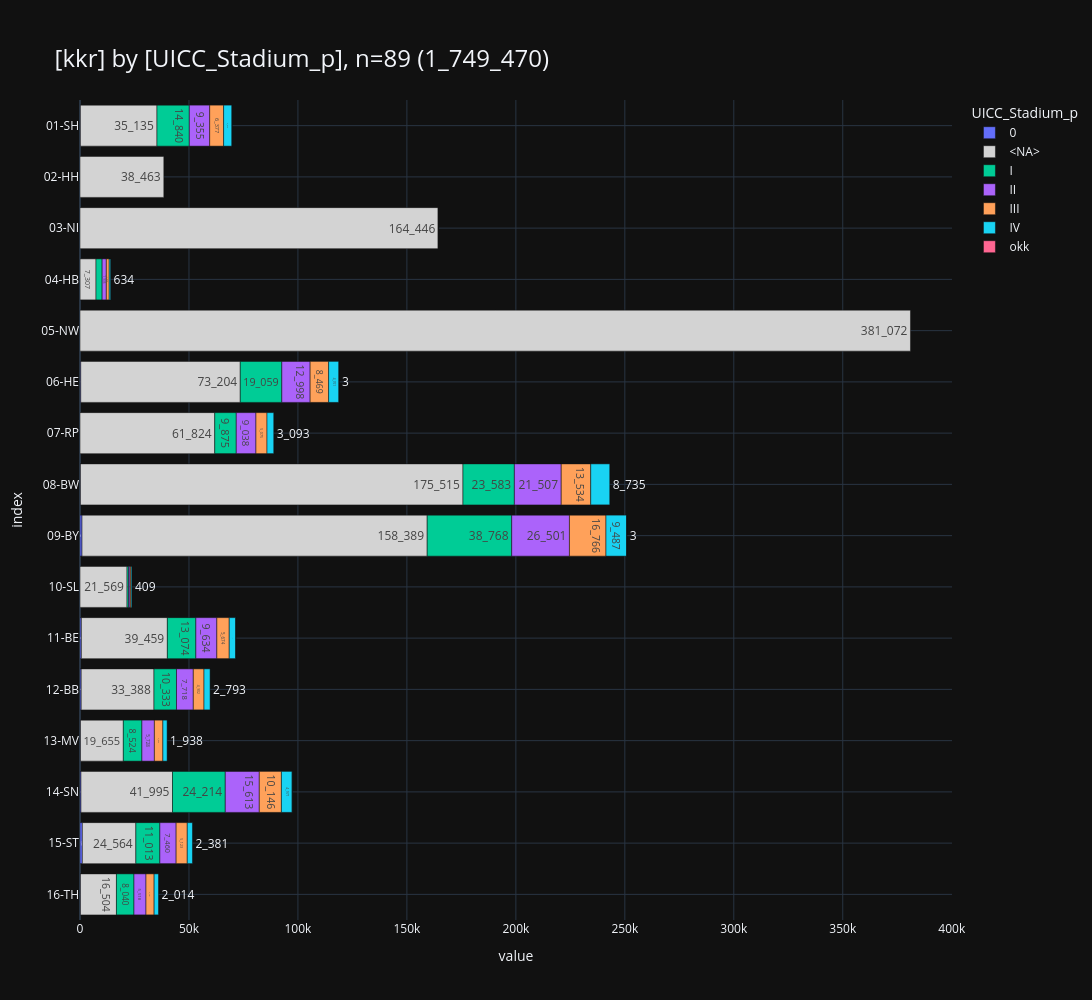
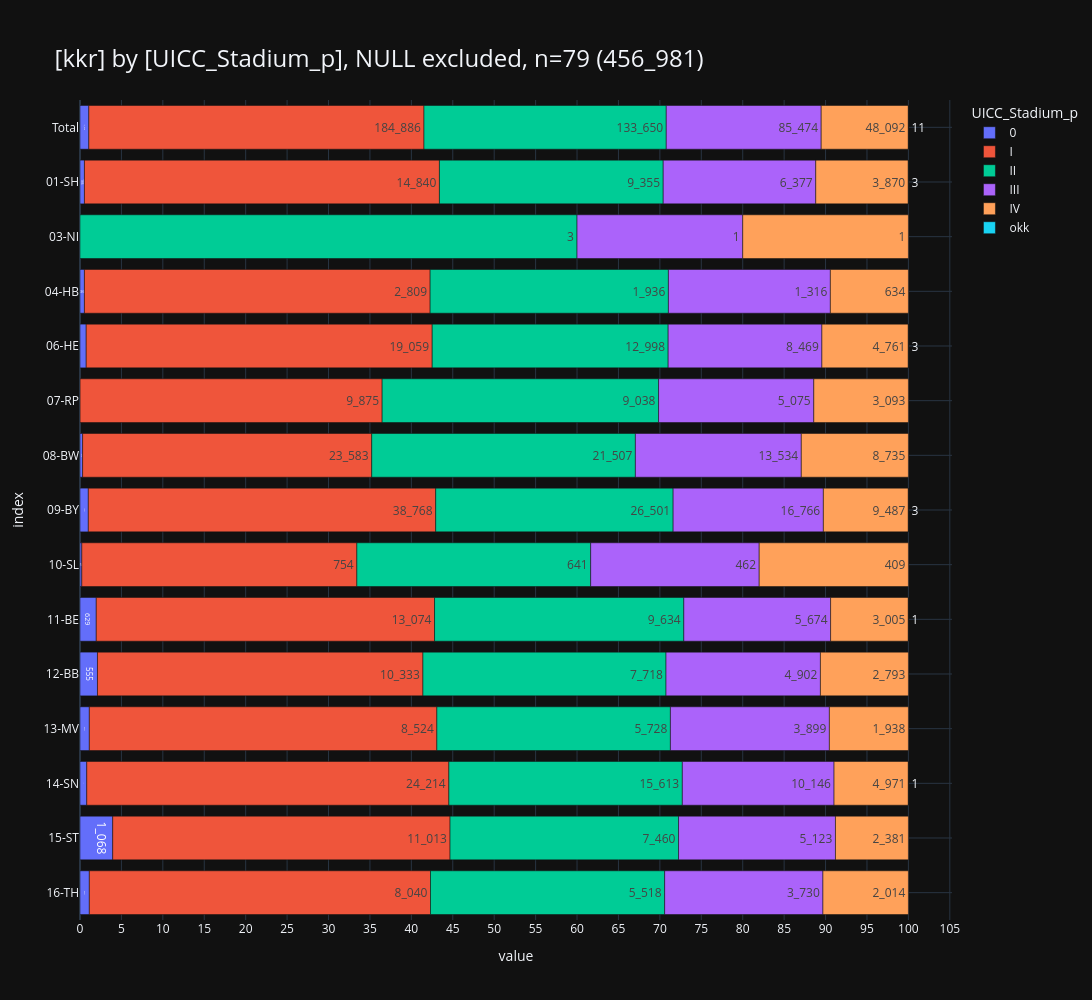

The notebook cell saved with these charts, in order:
### Markdown cell above
<br>

### <a id='toc1_7_1_'></a>[UICC (p)](#toc0_)
- **Filter: `DJ` = 2020-2023, `DCO` = N, `ICD10` nur solide Tumoren** (_solide Tumoren_ schliesst folgende Diagnosen _aus_: C44, C70-C72, C76-C97, alle D)
- nach den absoluten Werten ist auch die relative Verteilung gegeben unter Ausschluss der hohen Zahl an UICC missings
- die Variable wird in den meisten kkr selbst gebildet. Für GTDS Länder ist dafür ein Standard definiert  

> 💡 `NI`: _"UICC-Stadium: In Tristan ist die Implementierung zur automatisierten Ermittlung des UICC-Stadiums ausstehend. Bis zur Umsetzung der Implementierung wird das KKN **keine gesonderte Berechnung** des UICC-Stadiums vornehmen, liefert aber die Werte, die gemeldet worden sind"_  

> 💡 `HH`: _"Komplett fehlende UICC-Stadien: Teilweise bei uns unter **weitere Klassifikationen** zu finden und erst ab 2023 in einem eigenen Feld. UICC nach TNM-8 ist noch nicht vollständig in unserer Datenbank berechnet."_

### Code cell
_tu=show_vars(2, grouper_reg.KKR.value, show=False, filter=fil_dy_no_solid_no_dco)
_=pls.plot_stacked_bars(_tu, swap=False, orientation='h', show_total=False, relative=False, height=1000)
_=pls.plot_stacked_bars(_tu, swap=False, orientation='h', show_total=True, relative=True, height=1000, dropna=True)

# todo (DCN in klin. epi Fällen für GKR länder) pro DJ

### Figure 1 — Plotly figure (JSON) as saved in the notebook; plotly's stock layout.template omitted (floating-point values rounded to 4 significant figures)
{"data": [{"hovertemplate": "col=0<br>value=%{x}<br>index=%{y}<br>cnt_str=%{text}<extra></extra>", "legendgroup": "0", "marker": {"color": "#636EFA", "pattern": {"shape": ""}}, "name": "0", "orientation": "h", "showlegend": true, "text": ["186", "36", "342", "3", "213", "929", "5", "629", "555", "229", "453", "1_068", "220"], "textposition": "auto", "type": "bar", "x": [186, 36, 342, 3, 213, 929, 5, 629, 555, 229, 453, 1068, 220], "xaxis": "x", "y": ["01-SH", "04-HB", "06-HE", "07-RP", "08-BW", "09-BY", "10-SL", "11-BE", "12-BB", "13-MV", "14-SN", "15-ST", "16-TH"], "yaxis": "y"}, {"hovertemplate": "col=<NA><br>value=%{x}<br>index=%{y}<br>cnt_str=%{text}<extra></extra>", "legendgroup": "<NA>", "marker": {"color": "lightgray", "pattern": {"shape": ""}}, "name": "<NA>", "orientation": "h", "showlegend": true, "text": ["35_135", "38_463", "164_446", "7_307", "381_072", "73_204", "61_824", "175_515", "158_389", "21_569", "39_459", "33_388", "19_655", "41_995", "24_564", "16_504"], "textposition": "auto", "type": "bar", "x": [35135, 38463, 164446, 7307, 381072, 73204, 61824, 175515, 158389, 21569, 39459, 33388, 19655, 41995, 24564, 16504], "xaxis": "x", "y": ["01-SH", "02-HH", "03-NI", "04-HB", "05-NW", "06-HE", "07-RP", "08-BW", "09-BY", "10-SL", "11-BE", "12-BB", "13-MV", "14-SN", "15-ST", "16-TH"], "yaxis": "y"}, {"hovertemplate": "col=I<br>value=%{x}<br>index=%{y}<br>cnt_str=%{text}<extra></extra>", "legendgroup": "I", "marker": {"color": "#00CC96", "pattern": {"shape": ""}}, "name": "I", "orientation": "h", "showlegend": true, "text": ["14_840", "2_809", "19_059", "9_875", "23_583", "38_768", "754", "13_074", "10_333", "8_524", "24_214", "11_013", "8_040"], "textposition": "auto", "type": "bar", "x": [14840, 2809, 19059, 9875, 23583, 38768, 754, 13074, 10333, 8524, 24214, 11013, 8040], "xaxis": "x", "y": ["01-SH", "04-HB", "06-HE", "07-RP", "08-BW", "09-BY", "10-SL", "11-BE", "12-BB", "13-MV", "14-SN", "15-ST", "16-TH"], "yaxis": "y"}, {"hovertemplate": "col=II<br>value=%{x}<br>index=%{y}<br>cnt_str=%{text}<extra></extra>", "legendgroup": "II", "marker": {"color": "#AB63FA", "pattern": {"shape": ""}}, "name": "II", "orientation": "h", "showlegend": true, "text": ["9_355", "3", "1_936", "12_998", "9_038", "21_507", "26_501", "641", "9_634", "7_718", "5_728", "15_613", "7_460", "5_518"], "textposition": "auto", "type": "bar", "x": [9355, 3, 1936, 12998, 9038, 21507, 26501, 641, 9634, 7718, 5728, 15613, 7460, 5518], "xaxis": "x", "y": ["01-SH", "03-NI", "04-HB", "06-HE", "07-RP", "08-BW", "09-BY", "10-SL", "11-BE", "12-BB", "13-MV", "14-SN", "15-ST", "16-TH"], "yaxis": "y"}, {"hovertemplate": "col=III<br>value=%{x}<br>index=%{y}<br>cnt_str=%{text}<extra></extra>", "legendgroup": "III", "marker": {"color": "#FFA15A", "pattern": {"shape": ""}}, "name": "III", "orientation": "h", "showlegend": true, "text": ["6_377", "1", "1_316", "8_469", "5_075", "13_534", "16_766", "462", "5_674", "4_902", "3_899", "10_146", "5_123", "3_730"], "textposition": "auto", "type": "bar", "x": [6377, 1, 1316, 8469, 5075, 13534, 16766, 462, 5674, 4902, 3899, 10146, 5123, 3730], "xaxis": "x", "y": ["01-SH", "03-NI", "04-HB", "06-HE", "07-RP", "08-BW", "09-BY", "10-SL", "11-BE", "12-BB", "13-MV", "14-SN", "15-ST", "16-TH"], "yaxis": "y"}, {"hovertemplate": "col=IV<br>value=%{x}<br>index=%{y}<br>cnt_str=%{text}<extra></extra>", "legendgroup": "IV", "marker": {"color": "#19D3F3", "pattern": {"shape": ""}}, "name": "IV", "orientation": "h", "showlegend": true, "text": ["3_870", "1", "634", "4_761", "3_093", "8_735", "9_487", "409", "3_005", "2_793", "1_938", "4_971", "2_381", "2_014"], "textposition": "auto", "type": "bar", "x": [3870, 1, 634, 4761, 3093, 8735, 9487, 409, 3005, 2793, 1938, 4971, 2381, 2014], "xaxis": "x", "y": ["01-SH", "03-NI", "04-HB", "06-HE", "07-RP", "08-BW", "09-BY", "10-SL", "11-BE", "12-BB", "13-MV", "14-SN", "15-ST", "16-TH"], "yaxis": "y"}, {"hovertemplate": "col=okk<br>value=%{x}<br>index=%{y}<br>cnt_str=%{text}<extra></extra>", "legendgroup": "okk", "marker": {"color": "#FF6692", "pattern": {"shape": ""}}, "name": "okk", "orientation": "h", "showlegend": true, "text": ["3", "3", "3", "1", "1"], "textposition": "auto", "type": "bar", "x": [3, 3, 3, 1, 1], "xaxis": "x", "y": ["01-SH", "06-HE", "09-BY", "11-BE", "14-SN"], "yaxis": "y"}], "layout": {"barmode": "relative", "height": 1000, "legend": {"title": {"text": "UICC_Stadium_p"}, "tracegroupgap": 0, "traceorder": "normal"}, "title": {"font": {"size": 24}, "text": "[kkr] by [UICC_Stadium_p], n=89 (1_749_470)", "xanchor": "left", "y": 0.95, "yanchor": "top"}, "width": 2000, "xaxis": {"anchor": "y", "domain": [0, 1], "gridwidth": 1, "range": [0, 400100.0], "showgrid": true, "title": {"text": "value"}}, "yaxis": {"anchor": "x", "categoryarray": ["16-TH", "15-ST", "14-SN", "13-MV", "12-BB", "11-BE", "10-SL", "09-BY", "08-BW", "07-RP", "06-HE", "05-NW", "04-HB", "03-NI", "02-HH", "01-SH"], "categoryorder": "array", "domain": [0, 1], "gridwidth": 1, "showgrid": true, "title": {"text": "index"}}}}

### Figure 2 — Plotly figure (JSON) as saved in the notebook; plotly's stock layout.template omitted (floating-point values rounded to 4 significant figures)
{"data": [{"hovertemplate": "col=0<br>value=%{x}<br>index=%{y}<br>cnt_str=%{text}<extra></extra>", "legendgroup": "0", "marker": {"color": "#636EFA", "pattern": {"shape": ""}}, "name": "0", "orientation": "h", "showlegend": true, "text": ["4_868", "186", "36", "342", "3", "213", "929", "5", "629", "555", "229", "453", "1_068", "220"], "textposition": "auto", "type": "bar", "x": [4868, 186, 36, 342, 3, 213, 929, 5, 629, 555, 229, 453, 1068, 220], "xaxis": "x", "y": [" Total", "01-SH", "04-HB", "06-HE", "07-RP", "08-BW", "09-BY", "10-SL", "11-BE", "12-BB", "13-MV", "14-SN", "15-ST", "16-TH"], "yaxis": "y"}, {"hovertemplate": "col=I<br>value=%{x}<br>index=%{y}<br>cnt_str=%{text}<extra></extra>", "legendgroup": "I", "marker": {"color": "#EF553B", "pattern": {"shape": ""}}, "name": "I", "orientation": "h", "showlegend": true, "text": ["184_886", "14_840", "2_809", "19_059", "9_875", "23_583", "38_768", "754", "13_074", "10_333", "8_524", "24_214", "11_013", "8_040"], "textposition": "auto", "type": "bar", "x": [184886, 14840, 2809, 19059, 9875, 23583, 38768, 754, 13074, 10333, 8524, 24214, 11013, 8040], "xaxis": "x", "y": [" Total", "01-SH", "04-HB", "06-HE", "07-RP", "08-BW", "09-BY", "10-SL", "11-BE", "12-BB", "13-MV", "14-SN", "15-ST", "16-TH"], "yaxis": "y"}, {"hovertemplate": "col=II<br>value=%{x}<br>index=%{y}<br>cnt_str=%{text}<extra></extra>", "legendgroup": "II", "marker": {"color": "#00CC96", "pattern": {"shape": ""}}, "name": "II", "orientation": "h", "showlegend": true, "text": ["133_650", "9_355", "3", "1_936", "12_998", "9_038", "21_507", "26_501", "641", "9_634", "7_718", "5_728", "15_613", "7_460", "5_518"], "textposition": "auto", "type": "bar", "x": [133650, 9355, 3, 1936, 12998, 9038, 21507, 26501, 641, 9634, 7718, 5728, 15613, 7460, 5518], "xaxis": "x", "y": [" Total", "01-SH", "03-NI", "04-HB", "06-HE", "07-RP", "08-BW", "09-BY", "10-SL", "11-BE", "12-BB", "13-MV", "14-SN", "15-ST", "16-TH"], "yaxis": "y"}, {"hovertemplate": "col=III<br>value=%{x}<br>index=%{y}<br>cnt_str=%{text}<extra></extra>", "legendgroup": "III", "marker": {"color": "#AB63FA", "pattern": {"shape": ""}}, "name": "III", "orientation": "h", "showlegend": true, "text": ["85_474", "6_377", "1", "1_316", "8_469", "5_075", "13_534", "16_766", "462", "5_674", "4_902", "3_899", "10_146", "5_123", "3_730"], "textposition": "auto", "type": "bar", "x": [85474, 6377, 1, 1316, 8469, 5075, 13534, 16766, 462, 5674, 4902, 3899, 10146, 5123, 3730], "xaxis": "x", "y": [" Total", "01-SH", "03-NI", "04-HB", "06-HE", "07-RP", "08-BW", "09-BY", "10-SL", "11-BE", "12-BB", "13-MV", "14-SN", "15-ST", "16-TH"], "yaxis": "y"}, {"hovertemplate": "col=IV<br>value=%{x}<br>index=%{y}<br>cnt_str=%{text}<extra></extra>", "legendgroup": "IV", "marker": {"color": "#FFA15A", "pattern": {"shape": ""}}, "name": "IV", "orientation": "h", "showlegend": true, "text": ["48_092", "3_870", "1", "634", "4_761", "3_093", "8_735", "9_487", "409", "3_005", "2_793", "1_938", "4_971", "2_381", "2_014"], "textposition": "auto", "type": "bar", "x": [48092, 3870, 1, 634, 4761, 3093, 8735, 9487, 409, 3005, 2793, 1938, 4971, 2381, 2014], "xaxis": "x", "y": [" Total", "01-SH", "03-NI", "04-HB", "06-HE", "07-RP", "08-BW", "09-BY", "10-SL", "11-BE", "12-BB", "13-MV", "14-SN", "15-ST", "16-TH"], "yaxis": "y"}, {"hovertemplate": "col=okk<br>value=%{x}<br>index=%{y}<br>cnt_str=%{text}<extra></extra>", "legendgroup": "okk", "marker": {"color": "#19D3F3", "pattern": {"shape": ""}}, "name": "okk", "orientation": "h", "showlegend": true, "text": ["11", "3", "3", "3", "1", "1"], "textposition": "auto", "type": "bar", "x": [11, 3, 3, 3, 1, 1], "xaxis": "x", "y": [" Total", "01-SH", "06-HE", "09-BY", "11-BE", "14-SN"], "yaxis": "y"}], "layout": {"barmode": "relative", "barnorm": "percent", "height": 1000, "legend": {"title": {"text": "UICC_Stadium_p"}, "tracegroupgap": 0, "traceorder": "normal"}, "title": {"font": {"size": 24}, "text": "[kkr] by [UICC_Stadium_p], NULL excluded, n=79 (456_981)", "xanchor": "left", "y": 0.95, "yanchor": "top"}, "width": 2000, "xaxis": {"anchor": "y", "domain": [0, 1], "dtick": 5, "gridwidth": 1, "showgrid": true, "title": {"text": "value"}}, "yaxis": {"anchor": "x", "categoryarray": ["16-TH", "15-ST", "14-SN", "13-MV", "12-BB", "11-BE", "10-SL", "09-BY", "08-BW", "07-RP", "06-HE", "04-HB", "03-NI", "01-SH", " Total"], "categoryorder": "array", "domain": [0, 1], "gridwidth": 1, "showgrid": true, "title": {"text": "index"}}}}
